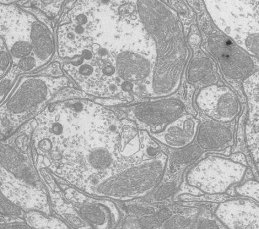
#> input picture 1. Python Beginners/images/bio_low_contrast.jpg, 259 x 229 px
$ jupyter execute '21.Histogram equalization and CLAHE (improve contrast in images).ipynb'
#> lines starting #> are read from the running program, lines starting #| are printed output that depends on the picture
[cell 1]
import cv2
from skimage import io
from matplotlib import pyplot as plt

img = cv2.imread("images/bio_low_contrast.jpg", 1)
#> img is the input picture: shape (229, 259, 3); min 39, max 243, mean 174.9
print(img.shape)
#| (229, 259, 3)
plt.imshow(img)

[cell 2]
lab_img = cv2.cvtColor(img, cv2.COLOR_BGR2LAB)
#> lab_img: shape (229, 259, 3); mean of channels 0, 1, 2 181.9, 128, 128
l, a, b = cv2.split(lab_img)
#> a: shape (229, 259); every value is 128

plt.figure()
plt.hist(l.flat, bins=100, range=(0, 255))

equ = cv2.equalizeHist(l)
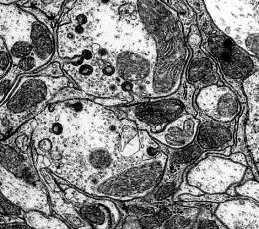
#> equ: shape (229, 259); min 0, max 255, mean 129.1

plt.figure()
plt.hist(equ.flat, bins=100, range=(0, 255))
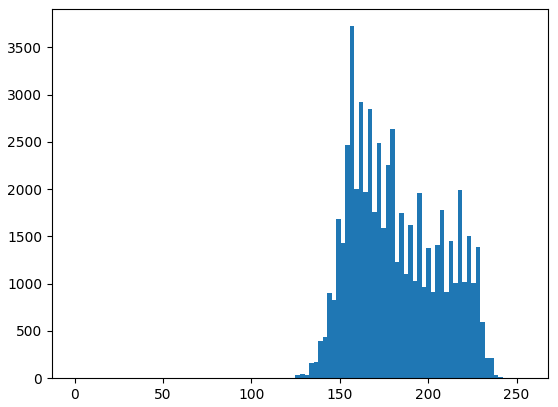
#> figure drawn by matplotlib, 1 panel; tallest bar 3724 high, from x = 155.5 to 158.1
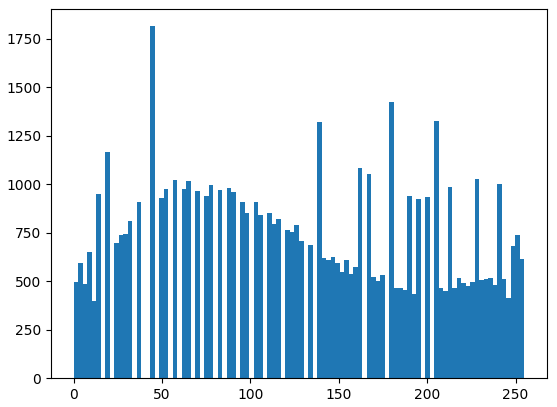
#> figure drawn by matplotlib, 1 panel; tallest bar 1815 high, from x = 43.35 to 45.9

[cell 3]
plt.imshow(equ, cmap="gray")

[cell 4]
updated_LAB_img1 = cv2.merge((equ,a,b))
#> updated_LAB_img1: shape (229, 259, 3); mean of channels 0, 1, 2 129.1, 128, 128
hist_eq_img = cv2.cvtColor(updated_LAB_img1, cv2.COLOR_LAB2RGB)

# Apply CLAHE to L channel
clahe = cv2.createCLAHE(clipLimit=3.0, tileGridSize=(8,8))
clahe_img = clahe.apply(l)
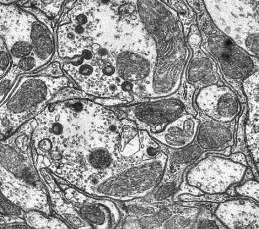
#> clahe_img: shape (229, 259); min 12, max 255, mean 148.6

updated_LAB_img2 = cv2.merge((clahe_img,a,b))
#> updated_LAB_img2: shape (229, 259, 3); mean of channels 0, 1, 2 148.6, 128, 128
CLAHE_img = cv2.cvtColor(updated_LAB_img2, cv2.COLOR_LAB2RGB)

plt.figure()
plt.imshow(img, cmap="gray")
plt.figure()
plt.imshow(hist_eq_img, cmap="gray")
plt.figure()
plt.imshow(CLAHE_img, cmap="gray")
